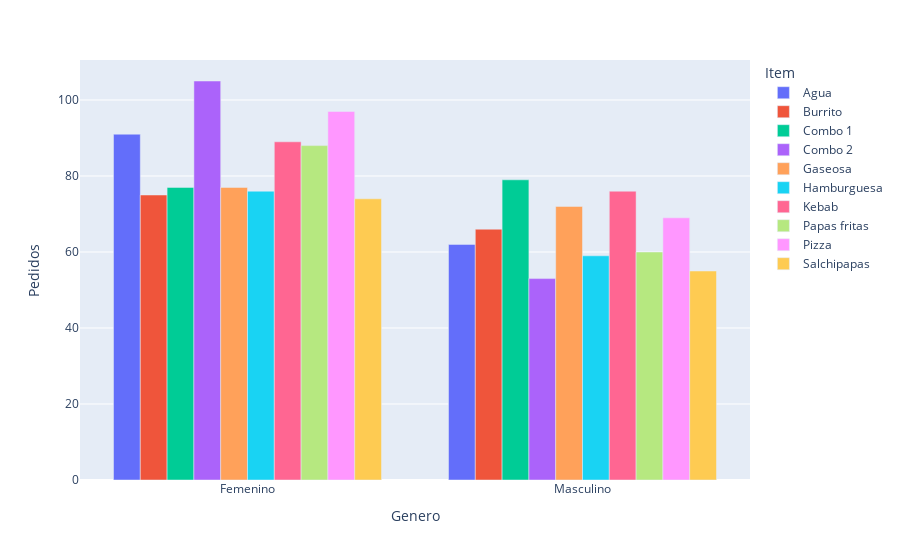

The cell this chart's notebook holds for it:
### Code cell
generobar = px.bar(genero, x=genero.index, y=genero.columns, barmode="group")
generobar.update_yaxes(title_text="Pedidos")

### Figure 1 — Plotly figure (JSON) as saved in the notebook; plotly's stock layout.template omitted (floating-point values rounded to 4 significant figures)
{"data": [{"alignmentgroup": "True", "hovertemplate": "Item=Agua<br>Genero=%{x}<br>value=%{y}<extra></extra>", "legendgroup": "Agua", "marker": {"color": "#636efa", "pattern": {"shape": ""}}, "name": "Agua", "offsetgroup": "Agua", "orientation": "v", "showlegend": true, "textposition": "auto", "type": "bar", "x": ["Femenino", "Masculino"], "xaxis": "x", "y": [91, 62], "yaxis": "y"}, {"alignmentgroup": "True", "hovertemplate": "Item=Burrito<br>Genero=%{x}<br>value=%{y}<extra></extra>", "legendgroup": "Burrito", "marker": {"color": "#EF553B", "pattern": {"shape": ""}}, "name": "Burrito", "offsetgroup": "Burrito", "orientation": "v", "showlegend": true, "textposition": "auto", "type": "bar", "x": ["Femenino", "Masculino"], "xaxis": "x", "y": [75, 66], "yaxis": "y"}, {"alignmentgroup": "True", "hovertemplate": "Item=Combo 1<br>Genero=%{x}<br>value=%{y}<extra></extra>", "legendgroup": "Combo 1", "marker": {"color": "#00cc96", "pattern": {"shape": ""}}, "name": "Combo 1", "offsetgroup": "Combo 1", "orientation": "v", "showlegend": true, "textposition": "auto", "type": "bar", "x": ["Femenino", "Masculino"], "xaxis": "x", "y": [77, 79], "yaxis": "y"}, {"alignmentgroup": "True", "hovertemplate": "Item=Combo 2<br>Genero=%{x}<br>value=%{y}<extra></extra>", "legendgroup": "Combo 2", "marker": {"color": "#ab63fa", "pattern": {"shape": ""}}, "name": "Combo 2", "offsetgroup": "Combo 2", "orientation": "v", "showlegend": true, "textposition": "auto", "type": "bar", "x": ["Femenino", "Masculino"], "xaxis": "x", "y": [105, 53], "yaxis": "y"}, {"alignmentgroup": "True", "hovertemplate": "Item=Gaseosa<br>Genero=%{x}<br>value=%{y}<extra></extra>", "legendgroup": "Gaseosa", "marker": {"color": "#FFA15A", "pattern": {"shape": ""}}, "name": "Gaseosa", "offsetgroup": "Gaseosa", "orientation": "v", "showlegend": true, "textposition": "auto", "type": "bar", "x": ["Femenino", "Masculino"], "xaxis": "x", "y": [77, 72], "yaxis": "y"}, {"alignmentgroup": "True", "hovertemplate": "Item=Hamburguesa<br>Genero=%{x}<br>value=%{y}<extra></extra>", "legendgroup": "Hamburguesa", "marker": {"color": "#19d3f3", "pattern": {"shape": ""}}, "name": "Hamburguesa", "offsetgroup": "Hamburguesa", "orientation": "v", "showlegend": true, "textposition": "auto", "type": "bar", "x": ["Femenino", "Masculino"], "xaxis": "x", "y": [76, 59], "yaxis": "y"}, {"alignmentgroup": "True", "hovertemplate": "Item=Kebab<br>Genero=%{x}<br>value=%{y}<extra></extra>", "legendgroup": "Kebab", "marker": {"color": "#FF6692", "pattern": {"shape": ""}}, "name": "Kebab", "offsetgroup": "Kebab", "orientation": "v", "showlegend": true, "textposition": "auto", "type": "bar", "x": ["Femenino", "Masculino"], "xaxis": "x", "y": [89, 76], "yaxis": "y"}, {"alignmentgroup": "True", "hovertemplate": "Item=Papas fritas<br>Genero=%{x}<br>value=%{y}<extra></extra>", "legendgroup": "Papas fritas", "marker": {"color": "#B6E880", "pattern": {"shape": ""}}, "name": "Papas fritas", "offsetgroup": "Papas fritas", "orientation": "v", "showlegend": true, "textposition": "auto", "type": "bar", "x": ["Femenino", "Masculino"], "xaxis": "x", "y": [88, 60], "yaxis": "y"}, {"alignmentgroup": "True", "hovertemplate": "Item=Pizza<br>Genero=%{x}<br>value=%{y}<extra></extra>", "legendgroup": "Pizza", "marker": {"color": "#FF97FF", "pattern": {"shape": ""}}, "name": "Pizza", "offsetgroup": "Pizza", "orientation": "v", "showlegend": true, "textposition": "auto", "type": "bar", "x": ["Femenino", "Masculino"], "xaxis": "x", "y": [97, 69], "yaxis": "y"}, {"alignmentgroup": "True", "hovertemplate": "Item=Salchipapas<br>Genero=%{x}<br>value=%{y}<extra></extra>", "legendgroup": "Salchipapas", "marker": {"color": "#FECB52", "pattern": {"shape": ""}}, "name": "Salchipapas", "offsetgroup": "Salchipapas", "orientation": "v", "showlegend": true, "textposition": "auto", "type": "bar", "x": ["Femenino", "Masculino"], "xaxis": "x", "y": [74, 55], "yaxis": "y"}], "layout": {"barmode": "group", "legend": {"title": {"text": "Item"}, "tracegroupgap": 0}, "margin": {"t": 60}, "xaxis": {"anchor": "y", "domain": [0, 1], "title": {"text": "Genero"}}, "yaxis": {"anchor": "x", "domain": [0, 1], "title": {"text": "Pedidos"}}}}
